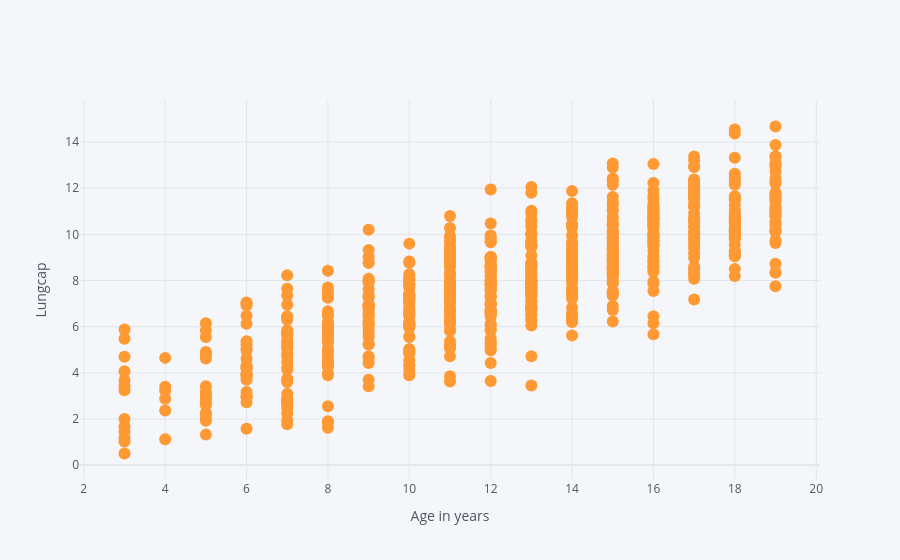

Here is the notebook cell this chart was saved with:
### Code cell
df.iplot(kind = 'scatter', x = 'Age', y = 'LungCap', mode = 'markers', xTitle = 'Age in years', yTitle = 'Lungcap')

### Figure 1 — Plotly figure (JSON) as saved in the notebook; plotly's stock layout.template omitted (floating-point values rounded to 4 significant figures; data arrays with more than 128 entries replaced by an {"elided": "..."} marker saying what was removed)
{"data": [{"line": {"color": "rgba(255, 153, 51, 1.0)", "dash": "solid", "shape": "linear", "width": 1.3}, "marker": {"size": 12, "symbol": "circle"}, "mode": "markers", "name": "LungCap", "text": "", "type": "scatter", "x": {"elided": "725 int values"}, "y": {"elided": "725 float values"}}], "layout": {"legend": {"bgcolor": "#F5F6F9", "font": {"color": "#4D5663"}}, "paper_bgcolor": "#F5F6F9", "plot_bgcolor": "#F5F6F9", "title": {"font": {"color": "#4D5663"}}, "xaxis": {"gridcolor": "#E1E5ED", "showgrid": true, "tickfont": {"color": "#4D5663"}, "title": {"font": {"color": "#4D5663"}, "text": "Age in years"}, "zerolinecolor": "#E1E5ED"}, "yaxis": {"gridcolor": "#E1E5ED", "showgrid": true, "tickfont": {"color": "#4D5663"}, "title": {"font": {"color": "#4D5663"}, "text": "Lungcap"}, "zerolinecolor": "#E1E5ED"}}}
